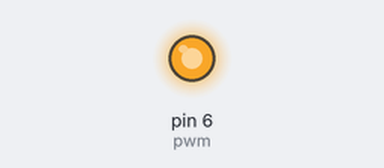
Simulated run of this sketch. Board: Arduino Uno, built with avr-gcc and run on an emulated ATmega328P. Shown: output pins drawn as LEDs (lit = HIGH).

Above: at 0.15 s.
At 1.35 s:
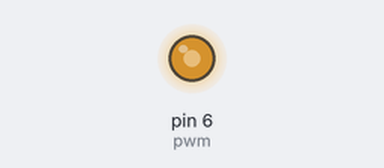
At 2.7 s:
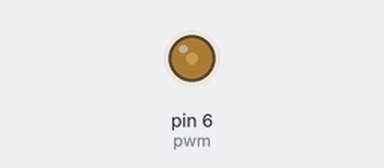
Timing chart, 0 to 4.2 s (numbered marks = the images above):
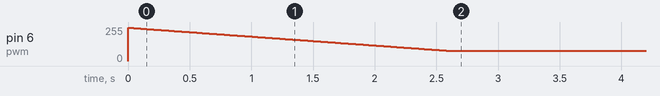

The sketch:

servo_without_servo_fn.ino
```cpp
int pwm =6;  // pwm [pin
int angle=250;    //75 to 250


void setup() {
  pinMode(pwm,OUTPUT); //md10c   of no use


}

void loop() {


     if( angle > 75)
  {
    analogWrite(pwm,angle);
    angle--;
    delay(15);
  }


}
```
